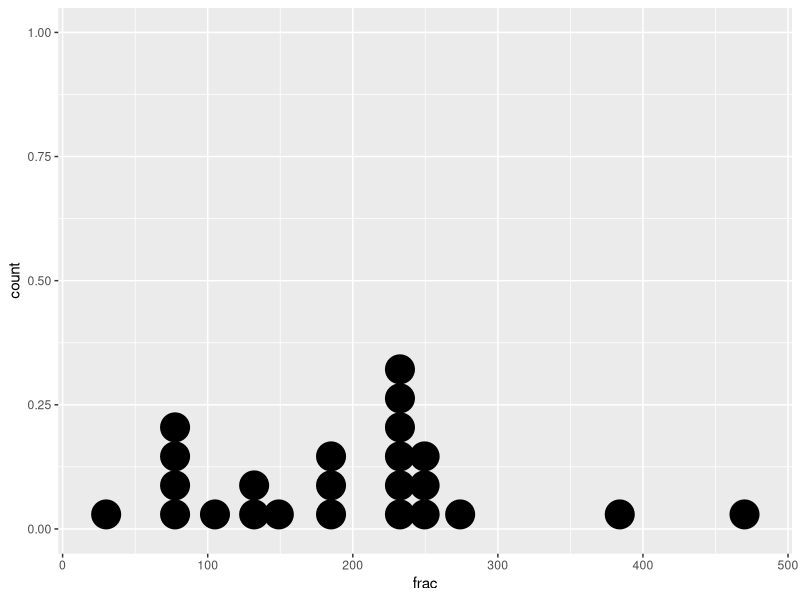
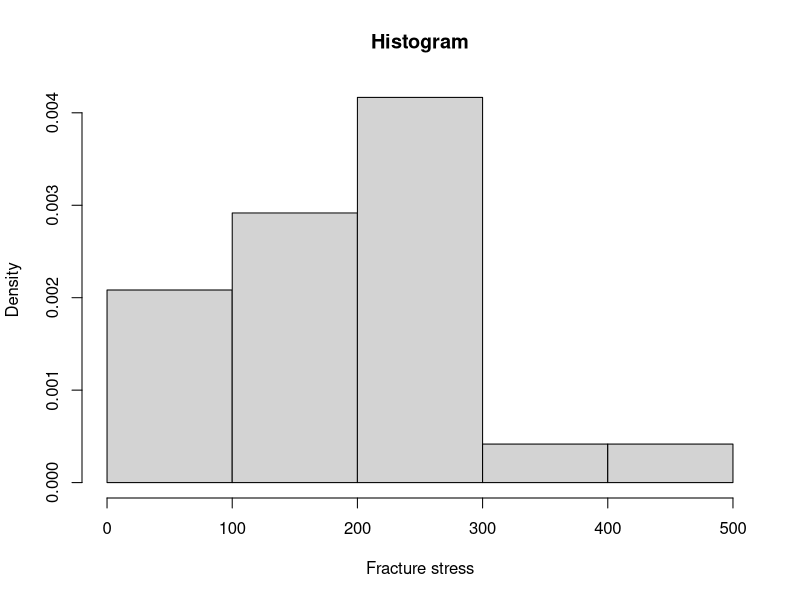
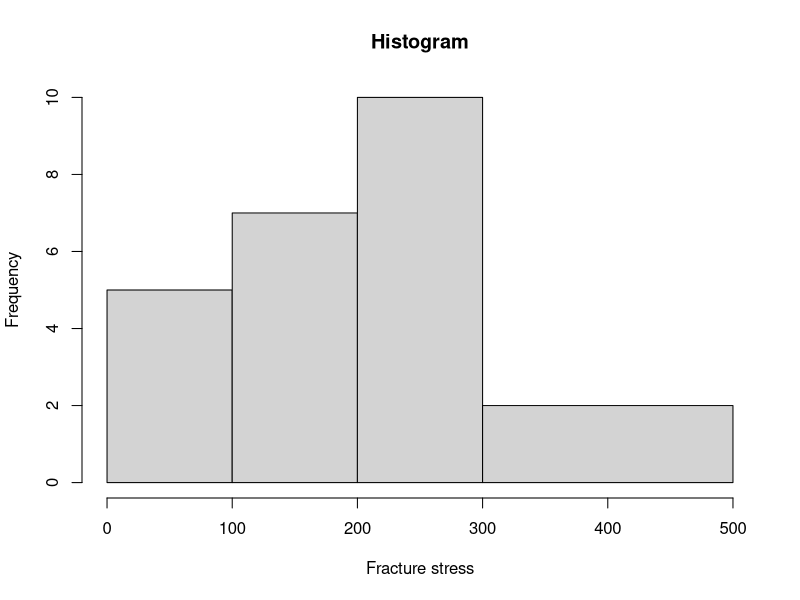
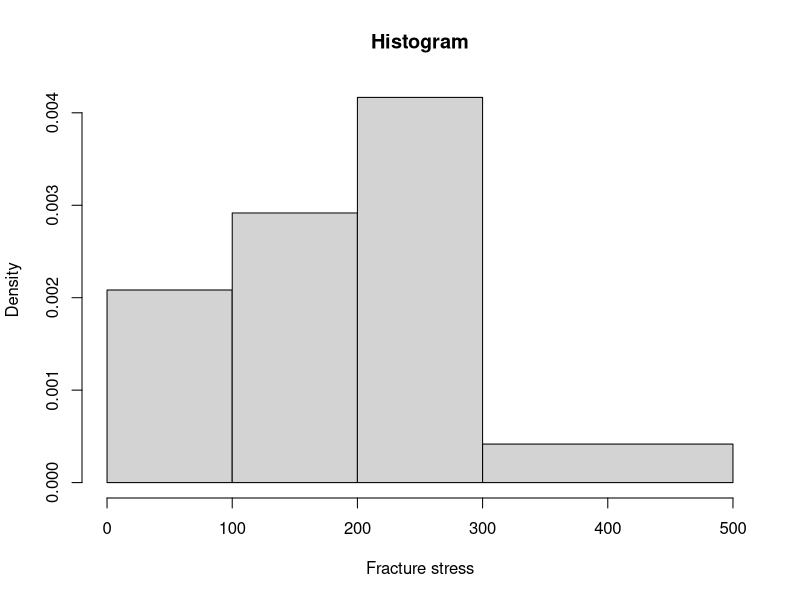
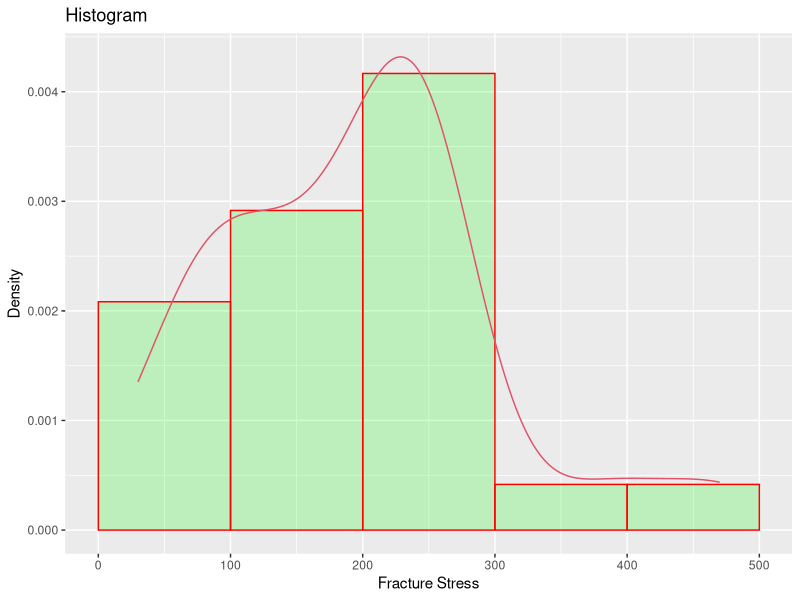
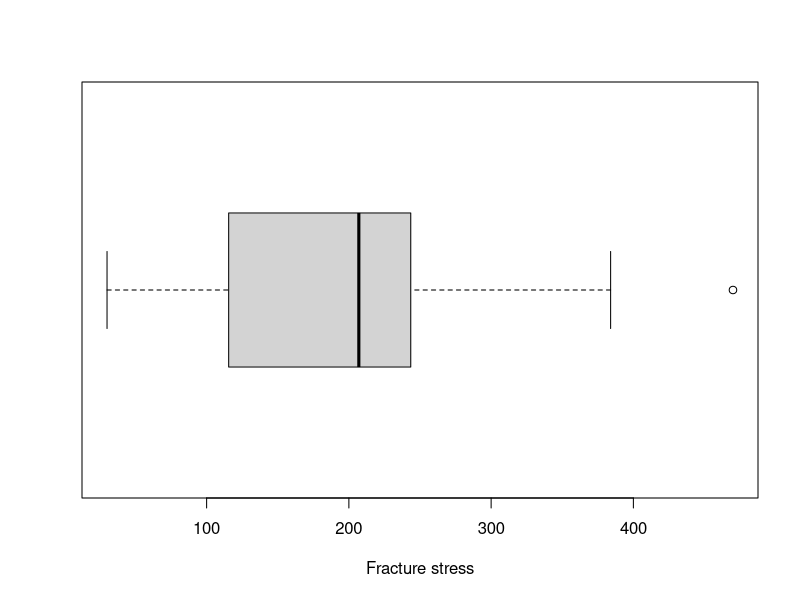
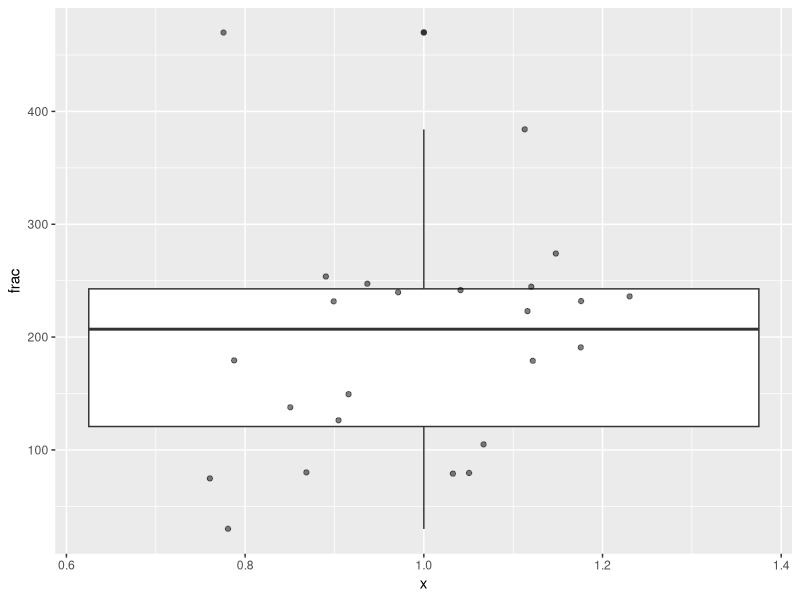

Here is the R script that generated these plots, in order:
frac=c(30,75,79,80,80,105,126,138,149,179,179,191,
       223,232,232,236,240,242,245,247,254,274,384,470)

#make fancy dotplot
library(ggplot2)
ggplot(data.frame(frac),aes(x=frac))+geom_dotplot(binwidth=20) #binwidth=1/30*range default

#make non-fancy histogram
hist(frac,nclass=6,freq=FALSE,main="Histogram",xlab="Fracture stress") # plots using frequency
hist(frac,breaks=c(0,100,200,300,500),freq=TRUE,main="Histogram",xlab="Fracture stress")
hist(frac,breaks=c(0,100,200,300,500),freq=FALSE,main="Histogram",xlab="Fracture stress") #plots using density

#somewhat fancy histogram
ggplot(data=data.frame(frac), aes(frac)) + 
  geom_histogram(aes(y =..density..), 
                 bins=5,
                 binwidth=100,
                 center=50,
                 col="red", 
                 fill="green", 
                 alpha=.2)+ 
  geom_density(col=2)+
  labs(title="Histogram", x="Fracture Stress", y="Density")

#make non-fancy boxplot
boxplot(frac,horizontal=TRUE,xlab="Fracture stress")
points(frac,add=T)

#make fancy boxplot
ggplot(data=data.frame(frac), aes(x=1, y=frac)) +
  geom_boxplot() +
  geom_jitter(width=0.25, alpha=0.5)
